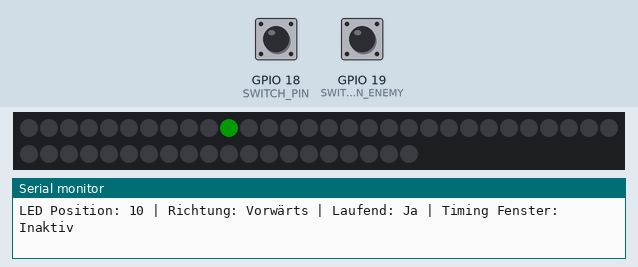
The program below on a simulated ESP32. On the bench: 50 RGB LEDs in strip order, left to right, continuing on the next row, the last lines printed to the serial monitor. Inputs (shaded band) come from the test bench; at power-on: GPIO 18 (SWITCH_PIN) HIGH, GPIO 19 (SWITCH_PIN_ENEMY) HIGH. Dim RGB values are drawn brighter than linear.

Above: at 0.96 s.
1.3 s: GPIO 18 (SWITCH_PIN) pulled LOW for 3.2 s
5.1 s: GPIO 19 (SWITCH_PIN_ENEMY) pulled LOW for 3.2 s
At 7.58 s:
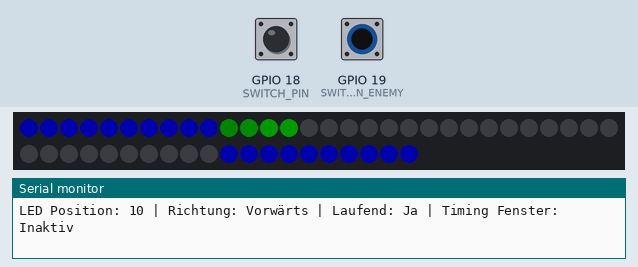
8.9 s: GPIO 18 (SWITCH_PIN) pulled LOW for 1 s
10.5 s: GPIO 19 (SWITCH_PIN_ENEMY) pulled LOW for 3.2 s
14.3 s: GPIO 18 (SWITCH_PIN) pulled LOW for 3.2 s
At 17.19 s:
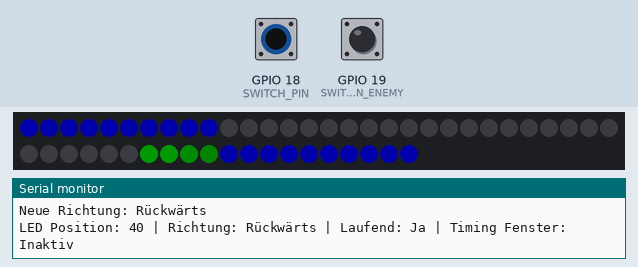
At 20.4 s:
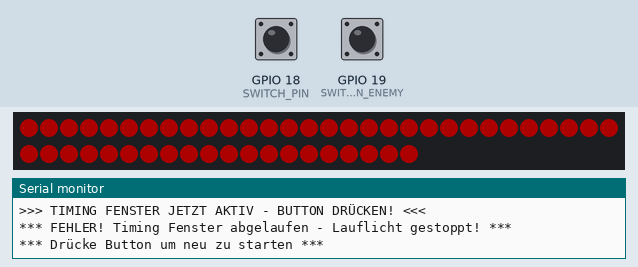
21.1 s: GPIO 19 (SWITCH_PIN_ENEMY) pulled LOW for 0.15 s
At 22.59 s:
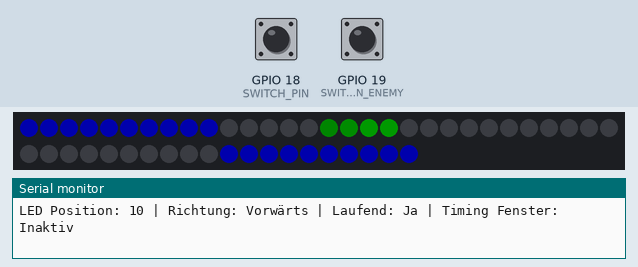

The program:

main.cpp
```cpp
#include <Arduino.h>
#include <FastLED.h>

#define NUM_LEDS 50
#define DATA_PIN 14
#define SWITCH_PIN 18
#define SWITCH_PIN_ENEMY 19

CRGB leds[NUM_LEDS];

unsigned long previousMillis = 0;
const long interval = 80;
unsigned long currentMillis = 0;

bool currentPlayer = false; // true = player 1, false = player 2

// Permanent blinking timing-window indicator
unsigned long zoneBlinkTimer = 0;
bool zoneBlinkState = false;


int currentPosition = 0;
bool reverseDirection = false;

bool running = true;

bool currentSwitchState = HIGH;
bool oldSwitchState = LOW;

// Timing window settings
const int TIMING_WINDOW_SIZE = 10; // Number of LEDs at start/end where button must be pressed
const unsigned long TIMING_WINDOW_START = 50; // Start of timing window (ms)
const unsigned long TIMING_WINDOW_END = 400;  // End of timing window (ms)
unsigned long timingWindowStartTime = 0;
bool inTimingWindow = false;
bool timingWindowActive = false;

enum LEDState
{
  RUNLIGHT_ACTIVE
};
LEDState currentState = RUNLIGHT_ACTIVE;

void setup()
{
  Serial.begin(115200);
  FastLED.addLeds<WS2811, DATA_PIN, BRG>(leds, NUM_LEDS);
  FastLED.setBrightness(50);

  pinMode(SWITCH_PIN, INPUT_PULLUP);
  pinMode(SWITCH_PIN_ENEMY, INPUT_PULLUP);

  currentSwitchState = digitalRead(SWITCH_PIN);

  FastLED.clear();

  Serial.println("=== LED Lauflicht Test startet ===");
  Serial.println("Setup abgeschlossen");
  Serial.print("Initiale Schalterzustand: ");
  Serial.println(currentSwitchState == HIGH ? "HIGH (nicht gedrückt)" : "LOW (gedrückt)");
  Serial.print("Initiale Richtung: ");
  Serial.println(reverseDirection ? "Rückwärts" : "Vorwärts");
  Serial.print("Aktuelle Position: ");
  Serial.println(currentPosition);
  Serial.print("Timing Fenster: ");
  Serial.print(TIMING_WINDOW_START);
  Serial.print(" - ");
  Serial.print(TIMING_WINDOW_END);
  Serial.println(" ms");
  Serial.print("Timing Bereich: erste/letzte ");
  Serial.print(TIMING_WINDOW_SIZE);
  Serial.println(" LEDs");
  Serial.println("==================================");
}
// swaps between players after each button pressed
int getCurrentPlayerInput()
{
  if (currentPlayer)
  {
    currentPlayer = false;
    return digitalRead(SWITCH_PIN);
  } else if (!currentPlayer) {
    currentPlayer = true;
    return digitalRead(SWITCH_PIN_ENEMY);
  }
}

void checkTimingWindow()
{
  currentSwitchState = getCurrentPlayerInput();

  // Check if we're entering a timing window position
  if (running && !timingWindowActive)
  {
    bool nearStart = (!reverseDirection && currentPosition >= NUM_LEDS - TIMING_WINDOW_SIZE);
    bool nearEnd = (reverseDirection && currentPosition < TIMING_WINDOW_SIZE);

    if (nearStart || nearEnd)
    {
      timingWindowActive = true;
      inTimingWindow = false;
      timingWindowStartTime = currentMillis;
      Serial.println("*** Timing Fenster aktiv - bereite Button-Press vor ***");
      Serial.print("Drücke den Button zwischen ");
      Serial.print(TIMING_WINDOW_START);
      Serial.print(" und ");
      Serial.print(TIMING_WINDOW_END);
      Serial.println(" ms für Fortsetzung!");
    }
  }

  // Handle timing window logic
  if (timingWindowActive)
  {
    unsigned long windowElapsed = currentMillis - timingWindowStartTime;

    // Check if we're in the valid timing window
    if (windowElapsed >= TIMING_WINDOW_START && windowElapsed <= TIMING_WINDOW_END)
    {
      if (!inTimingWindow)
      {
        inTimingWindow = true;
        Serial.println(">>> TIMING FENSTER JETZT AKTIV - BUTTON DRÜCKEN! <<<");
      }

      // Check for button press during timing window
      if (currentSwitchState == LOW && oldSwitchState == HIGH)
      {
        // Successful timing!
        reverseDirection = !reverseDirection;
        oldSwitchState = LOW;

        if (reverseDirection)
        {
          currentPosition = NUM_LEDS - 1;
        }
        else
        {
          currentPosition = 0;
        }

        timingWindowActive = false;
        inTimingWindow = false;
        running = true;

        Serial.println("*** ERFOLG! Richtung geändert - Lauflicht geht weiter! ***");
        Serial.print("Neue Richtung: ");
        Serial.println(reverseDirection ? "Rückwärts" : "Vorwärts");

        // Clear any timing window visuals
        FastLED.clear();
        return;
      }
    }
    else if (windowElapsed > TIMING_WINDOW_END)
    {
      // Timing window expired - stop the runlight
      timingWindowActive = false;
      inTimingWindow = false;
      running = false;

      Serial.println("*** FEHLER! Timing Fenster abgelaufen - Lauflicht gestoppt! ***");
      Serial.println("*** Drücke Button um neu zu starten ***");

      // Show failure indication (all red briefly)
      for (int i = 0; i < NUM_LEDS; i++)
      {
        leds[i] = CRGB::Red;
      }
      FastLED.show();
      delay(1000);
      FastLED.clear();
      FastLED.show();
    }
  }

  // Regular button press (outside timing windows) to restart
  if (!running && !timingWindowActive && currentSwitchState == LOW && oldSwitchState == HIGH)
  {
    // Reset to start
    reverseDirection = false;
    currentPosition = 0;
    running = true;
    oldSwitchState = LOW;

    Serial.println("*** Neustart vom Anfang ***");
  }

  // Update old switch state
  if (currentSwitchState == HIGH)
  {
    oldSwitchState = HIGH;
  }
}

void drawBlinkingZones() {
    for (int i = 0; i < TIMING_WINDOW_SIZE; i++) {
        leds[i] = zoneBlinkState ? CRGB::Blue : CRGB::Black;           // start zone
        leds[NUM_LEDS - 1 - i] = zoneBlinkState ? CRGB::Blue : CRGB::Black; // end zone
    }

    // Update blinking state every 200ms
    if (currentMillis - zoneBlinkTimer >= 200) {
        zoneBlinkTimer = currentMillis;
        zoneBlinkState = !zoneBlinkState;
    }
}


void light_led()
{
  switch (currentState)
  {
  case RUNLIGHT_ACTIVE:
    if (currentMillis - previousMillis >= interval && running && !timingWindowActive)
    {
      FastLED.clear();

      // Main LED
      leds[currentPosition] = CRGB::Green;

      // Trail effect
      for (int i = 1; i <= 3; i++)
      {
        int trailPos = currentPosition - (reverseDirection ? -i : i);
        if (trailPos >= 0 && trailPos < NUM_LEDS)
        {
          leds[trailPos] = CRGB(0, 255 / (i * 2), 0);
        }
      }


      if (currentPosition % 10 == 0)
      {
        Serial.print("LED Position: ");
        Serial.print(currentPosition);
        Serial.print(" | Richtung: ");
        Serial.print(reverseDirection ? "Rückwärts" : "Vorwärts");
        Serial.print(" | Laufend: ");
        Serial.print(running ? "Ja" : "Nein");
        Serial.print(" | Timing Fenster: ");
        Serial.println(timingWindowActive ? "Aktiv" : "Inaktiv");
      }

      // Move position
      if (!reverseDirection)
      {
        currentPosition++;
        if (currentPosition >= NUM_LEDS)
        {
          currentPosition = NUM_LEDS - 1; // Set to end to trigger timing window
        }
      }
      else
      {
        currentPosition--;
        if (currentPosition < 0)
        {
          currentPosition = 0; // Set to before start to trigger timing window
        }
      }

      previousMillis = currentMillis;
    }
    break;
  }
}

void loop()
{
  currentMillis = millis();
  checkTimingWindow();
  drawBlinkingZones();
  light_led();


  FastLED.show();

  static unsigned long lastStatusReport = 0;
  if (currentMillis - lastStatusReport >= 5000)
  {
    lastStatusReport = currentMillis;
    Serial.println("=== Status Report ===");
    Serial.print("Aktuelle Position: ");
    Serial.println(currentPosition);
    Serial.print("Richtung: ");
    Serial.println(reverseDirection ? "Rückwärts" : "Vorwärts");
    Serial.print("Lauflicht aktiv: ");
    Serial.println(running ? "Ja" : "Nein");
    Serial.print("Timing Fenster aktiv: ");
    Serial.println(timingWindowActive ? "Ja" : "Nein");
    if (timingWindowActive)
    {
      Serial.print("Timing verbleibend: ");
      Serial.print(TIMING_WINDOW_END - (currentMillis - timingWindowStartTime));
      Serial.println(" ms");
    }
    Serial.print("Schalterzustand: ");
    Serial.println(digitalRead(SWITCH_PIN) == HIGH ? "HIGH (nicht gedrückt)" : "LOW (gedrückt)");
    Serial.println("=====================");
  }
}
```

Measured:
- after the input at 21.1 s, the LEDs: first differ from a run without the input after 0.81 s (image 4 shows a later state)
- what the display in image 3 shows lasts 1.0 s, from 19.6 s to 20.6 s
